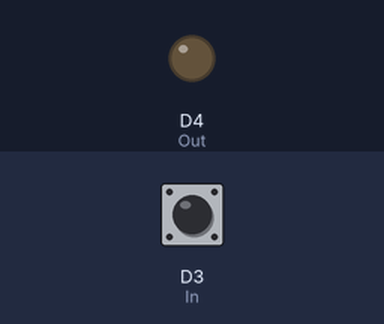
A sketch run on a simulated ESP8266 (NodeMCU). Shown: output pins drawn as LEDs (lit = HIGH). Inputs (shaded band) come from the test bench; at power-on: D3 (In) HIGH.

Above: at 1.2 s.
1.3 s: D3 (In) pulled LOW for 0.15 s
At 1.37 s:
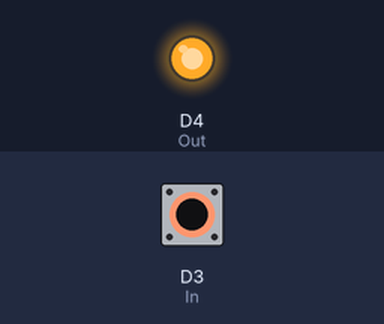
2.9 s: D3 (In) pulled LOW for 3.2 s
At 6.5 s:
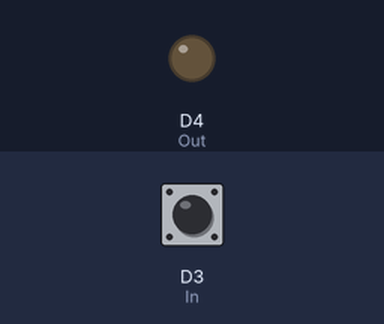
Timing chart, 0 to 8.0 s (numbered marks = the images above; inputs shaded):
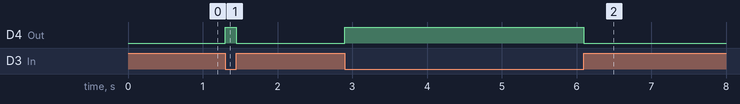

Measured:
- after the input at 1.3 s, D4 (Out): LOW → HIGH at once, → LOW 0.15 s later
- after the input at 2.9 s, D4 (Out): LOW → HIGH at once, → LOW 3.2 s later

The sketch:

pullup.ino
```cpp
//참조 https://m.blog.naver.com/PostView.nhn?blogId=kaiserkhan21&logNo=221048743608&proxyReferer=https:%2F%2Fwww.google.com%2F

const int In =  D3;
const int Out =  D4;
void setup() {
  pinMode(Out, OUTPUT);
  //pinMode(In, INPUT);
  pinMode(In, INPUT_PULLUP);
  //pinMode(In, INPUT_PULLDOWN); //사용 못함
}

void loop() {
  if(digitalRead(In)==1)
    digitalWrite(Out, LOW);
  else
    digitalWrite(Out, HIGH);
}
```
